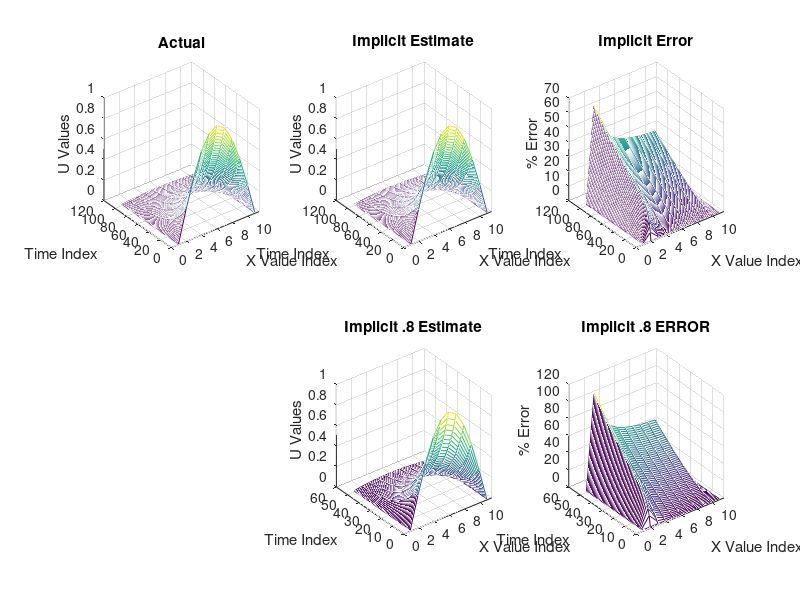

This figure's MATLAB source:
clear; clc;

% Visualization of 10.6.2
Eactual = csvread('ImplicitBLOCKACTUAL.csv');

Eestimate = csvread('ImplicitBLOCK.csv');
Eerror = csvread('ImplicitERROR.csv');
E8estimate = csvread('Implicit8BLOCK.csv');
E8error = csvread('Implicit8ERROR.csv');


figure(1);
% Actual Plot 
subplot(2,3,1);
mesh(Eactual);
xlim([0 11.5]);
title('Actual');
xlabel('X Value Index');
ylabel('Time Index');
zlabel('U Values');

% Implicit Estimate Plot
subplot(2,3,2);
mesh(Eestimate);
xlim([0 11.5]);
title('Implicit Estimate');
xlabel('X Value Index');
ylabel('Time Index');
zlabel('U Values');

% Implicit Estimate Error
subplot(2,3,3);
mesh(Eerror);
xlim([0 11.5]);
title('Implicit Error');
xlabel('X Value Index');
ylabel('Time Index');
zlabel('% Error');

% Implicit Estimate .8
subplot(2,3,5);
mesh(E8estimate);
xlim([0 11.5]);
title('Implicit .8 Estimate');
xlabel('X Value Index');
ylabel('Time Index');
zlabel('U Values');

% Implicit .8 Error
subplot(2,3,6);
mesh(E8error);
xlim([0 11.5]);
title('Implicit .8 ERROR');
xlabel('X Value Index');
ylabel('Time Index');
zlabel('% Error');
